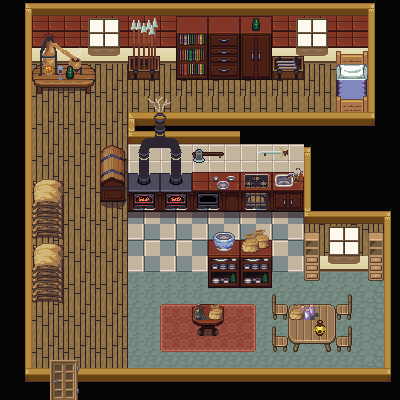

A 2D game scene composited from a Tiled map and its tileset images. What follows is a short description and the map's XML, with each tile layer's data collapsed to a summary:
An orthogonal 25x25 tile map with 16x16 px tiles, 7 tile layers (background, Walls, Bedroom, kitchen, ...), 2 tilesets and 30 objects (21x collision, exit_house, spawn_house, ring1_path2, ring1_path1, ...).

<map version="1.5" tiledversion="1.7.2" orientation="orthogonal" renderorder="right-down" width="25" height="25" tilewidth="16" tileheight="16" infinite="0" nextlayerid="16" nextobjectid="96">
 <tileset firstgid="1" source="interior.tsx" />
 <tileset firstgid="257" source="interior2.tsx" />
 <layer id="1" name="background" width="25" height="25">
  <data>[625 cells, 596 non-empty, 38 distinct tile ids]</data>
 </layer>
 <layer id="2" name="Walls" width="25" height="25">
  <data>[625 cells, 96 non-empty, 7 distinct tile ids]</data>
 </layer>
 <layer id="7" name="Bedroom" width="25" height="25">
  <data>[625 cells, 48 non-empty, 48 distinct tile ids]</data>
 </layer>
 <layer id="5" name="kitchen" width="25" height="25">
  <data>[625 cells, 109 non-empty, 82 distinct tile ids]</data>
 </layer>
 <layer id="6" name="Corridor" width="25" height="25">
  <data>[625 cells, 58 non-empty, 33 distinct tile ids]</data>
 </layer>
 <layer id="8" name="details" width="25" height="25">
  <data>[625 cells, 39 non-empty, 31 distinct tile ids]</data>
 </layer>
 <layer id="4" name="Windows" width="25" height="25">
  <data>[625 cells, 46 non-empty, 17 distinct tile ids]</data>
 </layer>
 <objectgroup id="9" name="objects">
  <object id="1" type="collision" x="127.5" y="368" width="262.5" height="13.5" />
  <object id="2" type="collision" x="384" y="212" width="6" height="156.5" />
  <object id="3" type="collision" x="304" y="211.5" width="85" height="59" />
  <object id="4" type="collision" x="304" y="130.5" width="6.5" height="82" />
  <object id="12" type="collision" x="128.5" y="112" width="246" height="30.5" />
  <object id="13" type="collision" x="368.5" y="2.5" width="6" height="113" />
  <object id="17" type="collision" x="24.5" y="2.5" width="6.5" height="378.5" />
  <object id="18" type="collision" x="26" y="368" width="23" height="13.5" />
  <object id="19" type="collision" x="77.5" y="368.5" width="51" height="13" />
  <object id="30" type="collision" x="128.5" y="144" width="174.5" height="67.5" />
  <object id="39" type="collision" x="273" y="295.25" width="79" height="56" />
  <object id="41" type="collision" x="33.5" y="244.5" width="29.5" height="59" />
  <object id="42" type="collision" x="33" y="179.5" width="30.5" height="58.5" />
  <object id="45" type="collision" x="100" y="146" width="25" height="56" />
  <object id="46" type="collision" x="31.5" y="2.5" width="335.5" height="59.5" />
  <object id="47" type="collision" x="31.5" y="61.5" width="64.5" height="31" />
  <object id="48" type="collision" x="127.5" y="62.5" width="32.5" height="17.5" />
  <object id="49" type="collision" x="176.5" y="62.5" width="127" height="17.5" />
  <object id="50" type="collision" x="336.5" y="61.5" width="30.5" height="49.5" />
  <object id="54" name="exit_house" x="49" y="337" width="31.5" height="31.5" />
  <object id="55" name="spawn_house" x="92.5" y="302">
   <point />
  </object>
  <object id="68" type="collision" x="192.75" y="303.5" width="30.5" height="46" />
  <object id="69" type="collision" x="208.25" y="240" width="63.5" height="47" />
  <object id="92" name="ring1_path2" x="-85.8333" y="155.833" width="17.6667" height="16.3333" />
  <object id="93" name="ring1_path1" x="291.167" y="87.3333" width="17.6667" height="16.3333" />
 </objectgroup>
 <objectgroup id="14" name="Stuff">
  <object id="85" name="coin3_path2" x="-83.6667" y="106.5" width="17.6667" height="16.3333" />
  <object id="87" name="coin3_path1" x="58.1666" y="108.833" width="17.6667" height="16.3333" />
  <object id="88" name="gandalf_path1" x="159.667" y="233.333" width="17.6667" height="16.3333" />
  <object id="94" name="gandalf_path3" x="-87.3333" y="197.833" width="17.6667" height="16.3333" />
  <object id="95" name="gandalf_path2" x="160.167" y="334.833" width="17.6667" height="16.3333" />
 </objectgroup>
</map>
